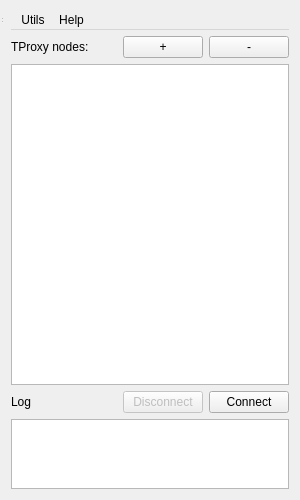
<?xml version="1.0" encoding="UTF-8"?>
<ui version="4.0">
 <class>MainWindow</class>
 <widget class="QWidget" name="MainWindow">
  <property name="geometry">
   <rect>
    <x>0</x>
    <y>0</y>
    <width>300</width>
    <height>500</height>
   </rect>
  </property>
  <property name="windowTitle">
   <string>TProxy</string>
  </property>
  <layout class="QGridLayout" name="gridLayout_3">
   <item row="0" column="0">
    <widget class="QMenuBar" name="menubar">
     <widget class="QMenu" name="menuUtils">
      <property name="title">
       <string>Utils</string>
      </property>
      <addaction name="actionConnectivity_check"/>
     </widget>
     <widget class="QMenu" name="menuHelp">
      <property name="title">
       <string>Help</string>
      </property>
      <addaction name="actionMay_Mohsen_helps_you"/>
     </widget>
     <addaction name="menuUtils"/>
     <addaction name="menuHelp"/>
    </widget>
   </item>
   <item row="1" column="0">
    <layout class="QGridLayout" name="gridLayout_2">
     <item row="0" column="0">
      <layout class="QGridLayout" name="gridLayout" rowstretch="0,10,0,0,1">
       <item row="0" column="0" colspan="2">
        <widget class="QLabel" name="label_tproxynodes">
         <property name="text">
          <string>TProxy nodes:</string>
         </property>
        </widget>
       </item>
       <item row="1" column="0" rowspan="2" colspan="4">
        <widget class="QListWidget" name="listWidget_nodes">
         <property name="frameShape">
          <enum>QFrame::StyledPanel</enum>
         </property>
         <property name="iconSize">
          <size>
           <width>0</width>
           <height>0</height>
          </size>
         </property>
        </widget>
       </item>
       <item row="3" column="0" colspan="2">
        <widget class="QLabel" name="label_log">
         <property name="text">
          <string>Log</string>
         </property>
        </widget>
       </item>
       <item row="0" column="3">
        <widget class="QPushButton" name="pushButton_removenode">
         <property name="text">
          <string>-</string>
         </property>
        </widget>
       </item>
       <item row="0" column="2">
        <widget class="QPushButton" name="pushButton_addnode">
         <property name="text">
          <string>+</string>
         </property>
        </widget>
       </item>
       <item row="3" column="2">
        <widget class="QPushButton" name="pushButton_disconnect">
         <property name="enabled">
          <bool>false</bool>
         </property>
         <property name="text">
          <string>Disconnect</string>
         </property>
        </widget>
       </item>
       <item row="3" column="3">
        <widget class="QPushButton" name="pushButton_connect">
         <property name="text">
          <string>Connect</string>
         </property>
        </widget>
       </item>
       <item row="4" column="0" colspan="4">
        <widget class="QTextEdit" name="textEdit_log">
         <property name="readOnly">
          <bool>true</bool>
         </property>
        </widget>
       </item>
      </layout>
     </item>
    </layout>
   </item>
  </layout>
  <widget class="QStatusBar" name="statusbar">
   <property name="geometry">
    <rect>
     <x>0</x>
     <y>0</y>
     <width>3</width>
     <height>24</height>
    </rect>
   </property>
  </widget>
  <action name="actionConnectivity_check">
   <property name="text">
    <string>Connectivity check</string>
   </property>
  </action>
  <action name="actionMay_Mohsen_helps_you">
   <property name="text">
    <string>May Mohsen helps you</string>
   </property>
  </action>
 </widget>
 <resources/>
 <connections>
  <connection>
   <sender>pushButton_connect</sender>
   <signal>clicked(bool)</signal>
   <receiver>pushButton_connect</receiver>
   <slot>setEnabled(bool)</slot>
   <hints>
    <hint type="sourcelabel">
     <x>248</x>
     <y>399</y>
    </hint>
    <hint type="destinationlabel">
     <x>248</x>
     <y>399</y>
    </hint>
   </hints>
  </connection>
  <connection>
   <sender>pushButton_connect</sender>
   <signal>clicked(bool)</signal>
   <receiver>pushButton_disconnect</receiver>
   <slot>setDisabled(bool)</slot>
   <hints>
    <hint type="sourcelabel">
     <x>248</x>
     <y>399</y>
    </hint>
    <hint type="destinationlabel">
     <x>160</x>
     <y>399</y>
    </hint>
   </hints>
  </connection>
  <connection>
   <sender>pushButton_disconnect</sender>
   <signal>clicked(bool)</signal>
   <receiver>pushButton_connect</receiver>
   <slot>setDisabled(bool)</slot>
   <hints>
    <hint type="sourcelabel">
     <x>160</x>
     <y>399</y>
    </hint>
    <hint type="destinationlabel">
     <x>248</x>
     <y>399</y>
    </hint>
   </hints>
  </connection>
  <connection>
   <sender>pushButton_disconnect</sender>
   <signal>clicked(bool)</signal>
   <receiver>pushButton_disconnect</receiver>
   <slot>setEnabled(bool)</slot>
   <hints>
    <hint type="sourcelabel">
     <x>160</x>
     <y>399</y>
    </hint>
    <hint type="destinationlabel">
     <x>160</x>
     <y>399</y>
    </hint>
   </hints>
  </connection>
  <connection>
   <sender>pushButton_connect</sender>
   <signal>clicked(bool)</signal>
   <receiver>listWidget_nodes</receiver>
   <slot>setEnabled(bool)</slot>
   <hints>
    <hint type="sourcelabel">
     <x>285</x>
     <y>402</y>
    </hint>
    <hint type="destinationlabel">
     <x>268</x>
     <y>354</y>
    </hint>
   </hints>
  </connection>
  <connection>
   <sender>pushButton_disconnect</sender>
   <signal>clicked(bool)</signal>
   <receiver>listWidget_nodes</receiver>
   <slot>setDisabled(bool)</slot>
   <hints>
    <hint type="sourcelabel">
     <x>121</x>
     <y>406</y>
    </hint>
    <hint type="destinationlabel">
     <x>108</x>
     <y>349</y>
    </hint>
   </hints>
  </connection>
 </connections>
</ui>
